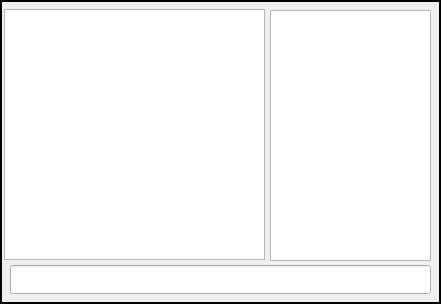
   <widget class="QFrame" name="chat_window">
    <property name="geometry">
     <rect>
      <x>350</x>
      <y>220</y>
      <width>441</width>
      <height>304</height>
     </rect>
    </property>
    <property name="frameShape">
     <enum>QFrame::WinPanel</enum>
    </property>
    <property name="frameShadow">
     <enum>QFrame::Plain</enum>
    </property>
    <widget class="QTextEdit" name="chatlog">
     <property name="geometry">
      <rect>
       <x>4</x>
       <y>9</y>
       <width>261</width>
       <height>251</height>
      </rect>
     </property>
     <property name="font">
      <font>
       <family>JetBrains Mono</family>
       <pointsize>12</pointsize>
      </font>
     </property>
     <property name="focusPolicy">
      <enum>Qt::ClickFocus</enum>
     </property>
     <property name="readOnly">
      <bool>true</bool>
     </property>
    </widget>
    <widget class="QLineEdit" name="chat_entry">
     <property name="geometry">
      <rect>
       <x>10</x>
       <y>265</y>
       <width>421</width>
       <height>29</height>
      </rect>
     </property>
     <property name="font">
      <font>
       <family>JetBrains Mono</family>
       <pointsize>12</pointsize>
      </font>
     </property>
     <property name="focusPolicy">
      <enum>Qt::ClickFocus</enum>
     </property>
    </widget>
    <widget class="QTextEdit" name="users_list">
     <property name="geometry">
      <rect>
       <x>270</x>
       <y>10</y>
       <width>161</width>
       <height>251</height>
      </rect>
     </property>
     <property name="font">
      <font>
       <family>JetBrains Mono</family>
       <pointsize>12</pointsize>
      </font>
     </property>
     <property name="focusPolicy">
      <enum>Qt::ClickFocus</enum>
     </property>
     <property name="readOnly">
      <bool>true</bool>
     </property>
    </widget>
   </widget>
